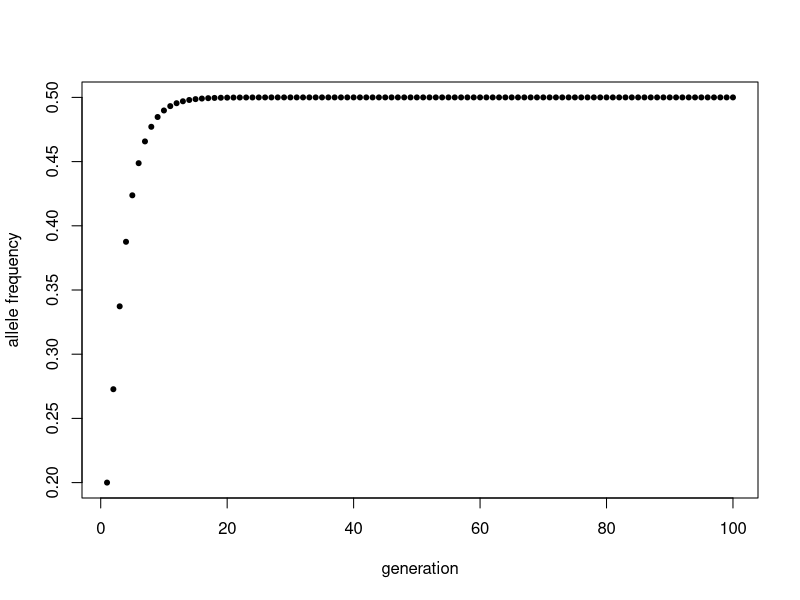
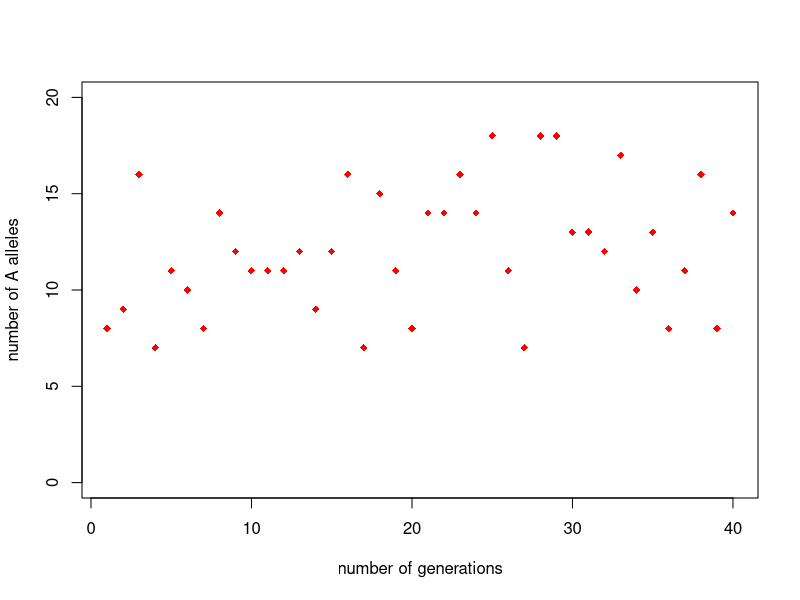
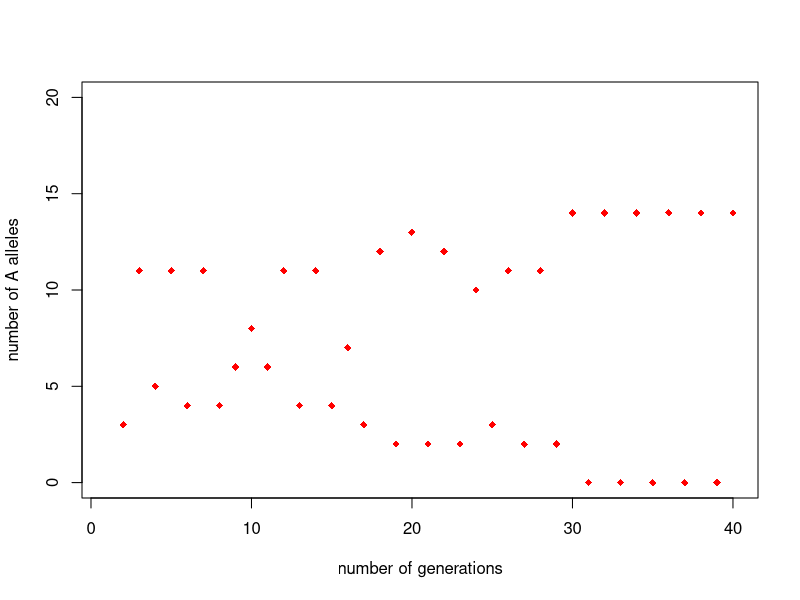
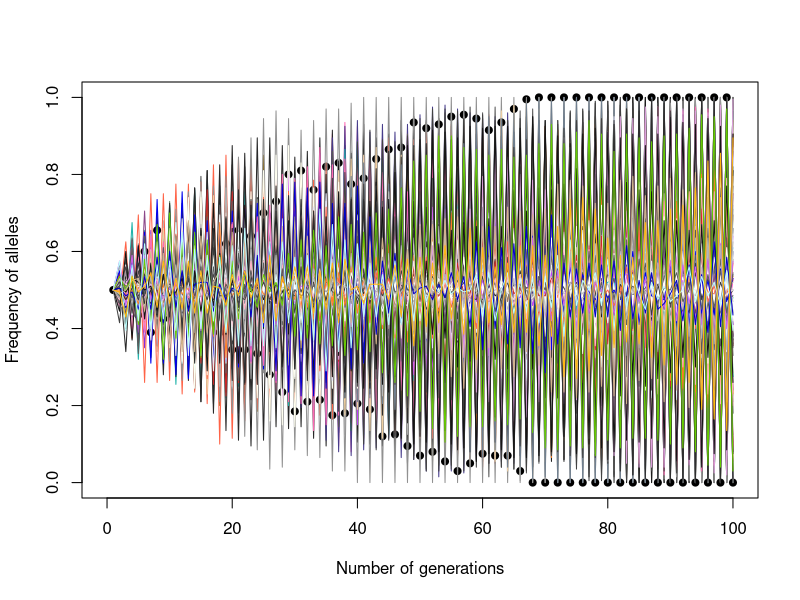
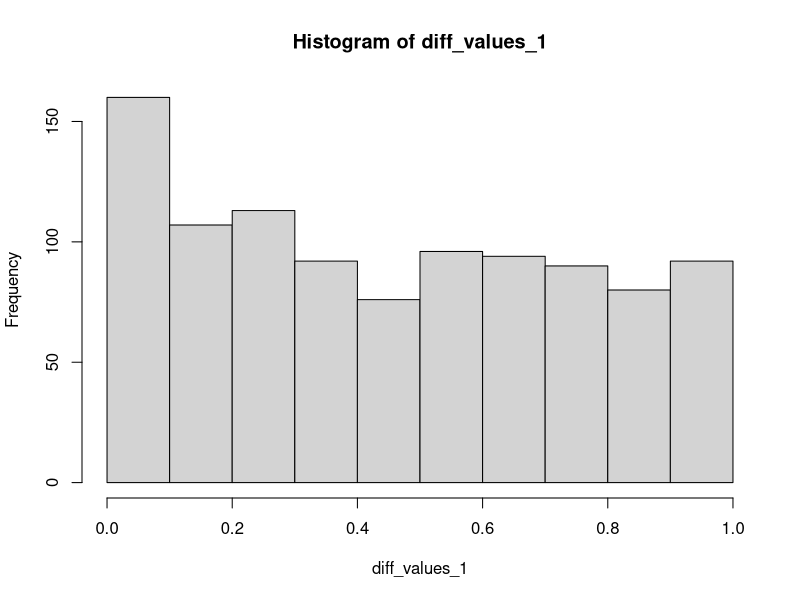
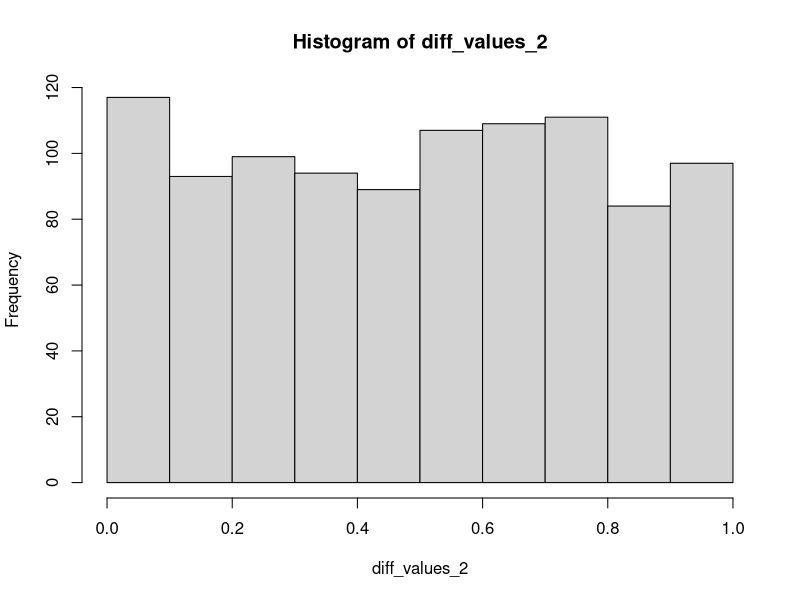
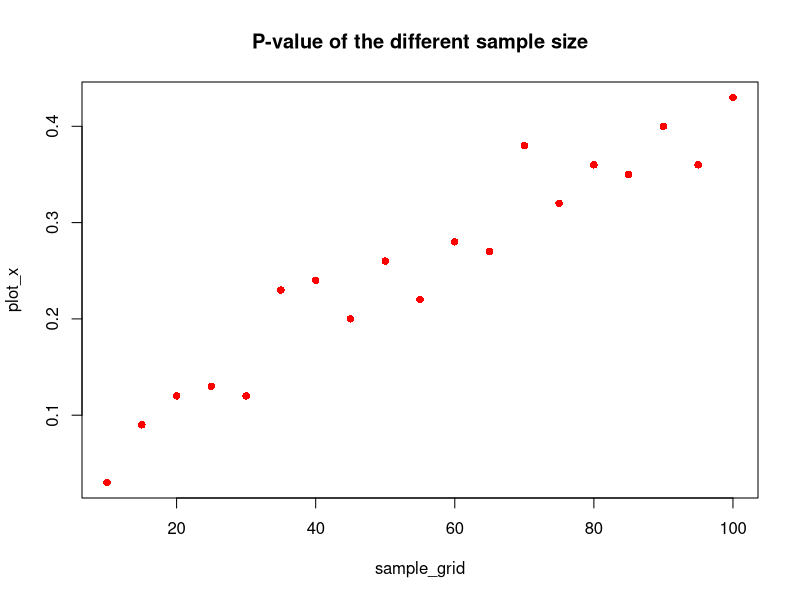

Write R code to recreate these figures, in order.
## ---- chunk 1
knitr::opts_chunk$set(echo = TRUE)
## ---- chunk 2
p2_t1 <- function(p,W_AA, W_Aa, W_aa) {
        W_bar <- p^2*W_AA + 2*p*(1-p)*W_Aa + (1-p)^2*W_aa # mean pop fitness
		p2_t1 <- p^2*W_AA/W_bar + p*(1-p)*W_Aa/W_bar
		return(p2_t1)
}
## ---- chunk 3
rep <- replicate(n = 100,p2_t1(p=0.2,W_AA=0.25,W_Aa=0.5,W_aa=0.25))
head(rep)
## ---- chunk 4
diploid_selection <- function(p0=0.2,W_AA=0.25,W_Aa=0.5,W_aa=0.25 ,n = 100) {
    
    # Initialize vectors to store allele frequencies and mean pop fitness
    p <- rep(NA,n)  # a vector to store allele frequencies
   # q <- rep(NA,n)
    
    W_bar <- rep(NA, n)
     
    # starting conditions
   	p[1] <- p0 # starting allele frequencies
   #	q[1] <- q0


   	W_bar[1] <- p[1]^2*W_AA + 2*p[1]*(1-p)[1]*W_Aa + (1-p)[1]^2*W_aa 
   	
	# now we need to loop from generation to generation
	for ( i in 2:n) {
	  
	  W_bar[i-1] <- p[i-1]^2*W_AA + 2*p[i-1]*(1-p)[i-1]*W_Aa + (1-p)[i-1]^2*W_aa 
	  
	 # mean population fitness
	   p[i] <- (p[i - 1])^2*W_AA/W_bar[i - 1] + p[i-1]*(1-p)[i-1]*W_Aa/W_bar[i-1]
	}
    return(p)
	}
   	
diploid_selection()
## ---- chunk 5
diploid.selection <- function(p0=0.2,W_AA=0.25,W_Aa=0.5,W_aa=0.25 ,n = 100) {
# Initialize vectors to store p, delta p and mean pop fitness
    
p <- rep(NA,n) 
    
delta_p <- rep(NA, n) 
	
w_bar <- rep(NA, n)
     
# starting conditions
p[1] <- p0 # starting allele frequencies

delta_p[1] <- 0 #change in allele frequency
	
W_bar[1] <- p[1]^2*W_AA + 2*p[1]*(1-p)[1]*W_Aa + (1-p)[1]^2*W_aa 
   	
	# now we need to loop from generation to generation
	for ( i in 2:n) {
	  
	  W_bar[i-1] <- p[i-1]^2*W_AA + 2*p[i-1]*(1-p[i-1])*W_Aa + (1-p[i-1])^2*W_aa 
	  
	 # mean population fitness
	   p[i] <- (p[i - 1])^2*W_AA/W_bar[i - 1] + p[i-1]*(1-p[i-1])*W_Aa/W_bar[i-1]
	   delta_p[i] <- p[i] - p[i-1] 
	}
    
 if (any(p > 0.9999)) {
    fixation <- min(which.max(p > 0.9999))
    cat("fixation for A1 occurs approximately at generation:", fixation )	
    } else {
        maxAlleleFreq <- max(p)
    	cat("fixation of A1 does not occur, max. allele frequency is:", print(maxAlleleFreq, digits = 3) )
    }
}
## ---- chunk 6
diploid_fixation <- diploid_selection(p0 = 0.0001, W_AA = 1, W_Aa = 0.987, W_aa = 0.25,n = 1000) #The allele is not fixed
head(diploid_fixation)
## ---- chunk 7
plt <- diploid_selection()
gen <- 1:length(plt)
plot(plt ~ gen, pch=20,
   ylab = "allele frequency", 
     xlab = "generation",
   xlim = c(1,100))

## ---- chunk 8
allele_freq <- function(A, alleles, gen) {
  allele <- sample(c("a", "A"), size = 40, replace = TRUE, prob = c(A, 1-A))
  
plot(1,0, type = "n",  xlim=c(1,40), ylim=c(0,20), xlab="number of generations", ylab="number of A alleles")

for(i in 1:gen) {
  alleles <- sample(allele, 40, replace = TRUE)
  
points(i, length(alleles[alleles=="A"]), pch = 18, col = "red")
}
}

allele_freq(0.7,14,40)
## ---- chunk 9
allele_freq <- function(A, alle, gen) {
  allele_freq <- rep(NA,gen) #vector to store allele frequencies
  allele_freq[1] <- A
  
  allele_counts <- sample(c("a", "A"), size = alle, replace = TRUE, prob = c(A, 1-A))
plot(1,0, type = "n",  xlim=c(1,40), ylim=c(0,20), xlab="number of generations", ylab="number of A alleles")

for(i in 2:gen) {
  allele_counts <- sample(c("a","A"), size =  alle, replace = TRUE, prob = c(allele_freq[i-1],(1-allele_freq[i-1])))
  
  allele_freq[i] <- length(allele_counts[allele_counts=="A"])/length(allele_counts)
  
points(i, length(allele_counts[allele_counts=="A"]), pch = 18, col = "red")
}
}
allele_freq(0.7,14,40)
## ---- chunk 10
set.seed(720)
allele_freq <- function(A, alle, gen) {
  allele_freq <- rep(NA,gen) #Vecotr to store allele frequencies
  allele_freq[1] <- A
  
  allele_counts <- sample(c("a", "A"), size = alle, replace = TRUE, prob = c(A, 1-A))
#plot(1,0, type = "n",  xlim=c(1,40), ylim=c(0,20), xlab="number of generations", ylab="number of A alleles")

for(i in 2:gen) {
  allele_counts <- sample(c("a","A"), size =  alle, replace = TRUE, prob = c(allele_freq[i-1],(1-allele_freq[i-1])))
  
  allele_freq[i] <- length(allele_counts[allele_counts=="A"])/length(allele_counts)
  
#points(i, length(allele_counts[allele_counts=="A"]), pch = 18, col = "red")
}
  return(allele_freq[length(allele_freq)])
}

#Run for 100 generations & 200 individuals with different allele frequencies, one easy way to know is using replicate function.

mean(replicate(1000, allele_freq(0.5,200,100)) == 0)
mean(replicate(1000, allele_freq(0.25,200,100)) == 0)
mean(replicate(1000, allele_freq(0.1,200,100)) == 0)

## ---- chunk 11

allele_freq <- function(A, alle, gen) {
  allele_freq <- rep(NA,gen)
  allele_freq[1] <- A
  
  allele_counts <- sample(c("a", "A"), size = alle, replace = TRUE, prob = c(A, 1-A))
#plot(1,0, type = "n",  xlim=c(1,40), ylim=c(0,20), xlab="number of generations", ylab="number of A alleles")

for(i in 2:gen) {
  allele_counts <- sample(c("a","A"), size =  alle, replace = TRUE, prob = c(allele_freq[i-1],(1-allele_freq[i-1]))) #freq of allels change
  
  allele_freq[i] <- length(allele_counts[allele_counts=="A"])/length(allele_counts)
  
  }
return(allele_freq)
}
allele_freq(0.5,200,100)

ran_colors <- sample(colors(), size = 100)  #random colors

p <- allele_freq(A = 0.5, alle = 200,gen = 100)
generations <- 1:length(p) #same as did in 2nd QA
plot(p ~ generations, lty = 1, lwd = 3, pch = 20,
     ylab = "Frequency of alleles",
     xlab = "Number of generations",
     ylim= c(0,1), xlim= c(0,100))

for(i in 1:100){
  lines(allele_freq(A = 0.5, alle = 200,gen = 100), type = "l", col= sample(ran_colors, rep = F, size = 1)) #replac is False,so one color is not replaced with other
}
## ---- chunk 12
x <- seq(from =1, to = 10, length.out = 20) # length.out is how many observations we will have
a <- 0.5 # intercept
b <- 0.1 # slope
y_deterministic <- a + b*x
y_simulated <- rnorm(length(x), mean = y_deterministic, sd = 2)
mod_sim <- lm(y_simulated ~ x)
p_val_slope <- summary(mod_sim)$coef[2,4] # extracts the p-value
p_val_slope
## ---- chunk 13
diff_values <- function(a = int, b = slope, samplesize, rse) {
  x <- seq(from =1, to = 10, length.out = samplesize)
y_deterministic <- a + b*x
y_simulated <- rnorm(length(x), mean = y_deterministic, sd = rse)
mod_sim <- lm(y_simulated ~ x)
p_val_slope <- summary(mod_sim)$coef[2,4] # extracts the p-value
return(p_val_slope)
}
diff_values(0.5,0.1,20,2)
## ---- chunk 14
set.seed(720)
diff_values_1 <- replicate(1000, diff_values(0.5, 0.1, 20, 2))

hist(diff_values_1)

## ---- chunk 15
p_value <- (table(diff_values_1 <0.05)/length(diff_values_1)) [["TRUE"]]
p_value #The p-value is more than 0.05
## ---- chunk 16
set.seed(720)
diff_values_2 <- replicate(1000, diff_values(0.5, 0, 20, 2))
hist(diff_values_2)
## ---- chunk 17
p_value_1 <- (table(diff_values_2<0.05)/length(diff_values_2)) [["TRUE"]]
p_value_1 
## ---- chunk 18
sample_grid <- seq(10,100, 5) #by 5 for sample size
fixed_sample_grid <- function(size, times = 100) {
  final_values <- replicate(100, diff_values(0.5, 0.1, size, 1.5))
  
  #for (i in 1:100) {
    fin_values <- diff_values(0.5,0.1,size,1.5)
  #}
  less_values <- (table(final_values <0.05)/length(final_values)) [["TRUE"]]
}
plot_x <- sapply(sample_grid, fixed_sample_grid, times = 100) #p value less than 0.05
head(plot_x)
## ---- chunk 19
plot(x = sample_grid, y = plot_x, main = "P-value of the different sample size", pch = 16, col = "red")
